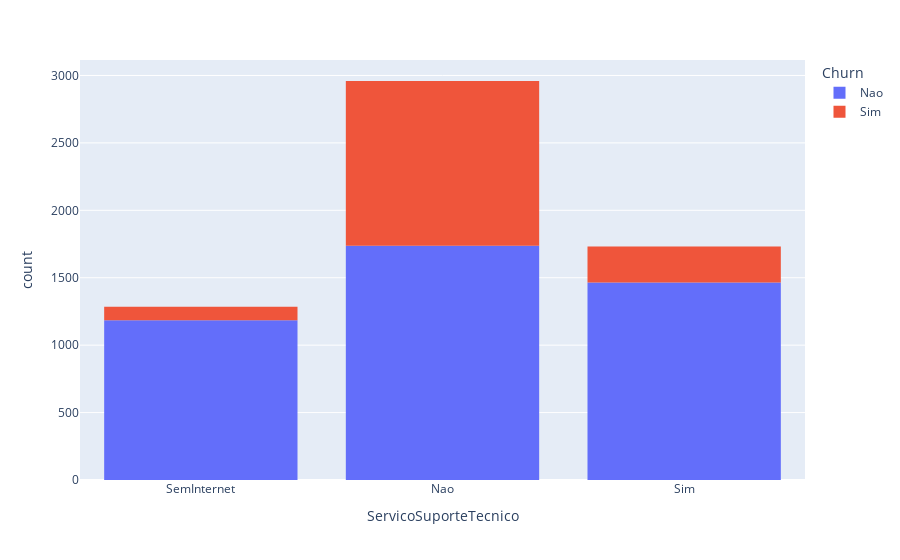

Notebook code cell kept with this figure:
### Code cell
grafico = px.histogram(df, x = 'ServicoSuporteTecnico', color = 'Churn')
grafico.show()

### Figure 1 — Plotly figure (JSON) as saved in the notebook; plotly's stock layout.template omitted (floating-point values rounded to 4 significant figures; data arrays with more than 128 entries replaced by an {"elided": "..."} marker saying what was removed)
{"data": [{"alignmentgroup": "True", "bingroup": "x", "hovertemplate": "Churn=Nao<br>ServicoSuporteTecnico=%{x}<br>count=%{y}<extra></extra>", "legendgroup": "Nao", "marker": {"color": "#636efa", "pattern": {"shape": ""}}, "name": "Nao", "offsetgroup": "Nao", "orientation": "v", "showlegend": true, "type": "histogram", "x": {"elided": "4387 str values"}, "xaxis": "x", "yaxis": "y"}, {"alignmentgroup": "True", "bingroup": "x", "hovertemplate": "Churn=Sim<br>ServicoSuporteTecnico=%{x}<br>count=%{y}<extra></extra>", "legendgroup": "Sim", "marker": {"color": "#EF553B", "pattern": {"shape": ""}}, "name": "Sim", "offsetgroup": "Sim", "orientation": "v", "showlegend": true, "type": "histogram", "x": {"elided": "1587 str values"}, "xaxis": "x", "yaxis": "y"}], "layout": {"barmode": "relative", "legend": {"title": {"text": "Churn"}, "tracegroupgap": 0}, "margin": {"t": 60}, "xaxis": {"anchor": "y", "domain": [0, 1], "title": {"text": "ServicoSuporteTecnico"}}, "yaxis": {"anchor": "x", "domain": [0, 1], "title": {"text": "count"}}}}
